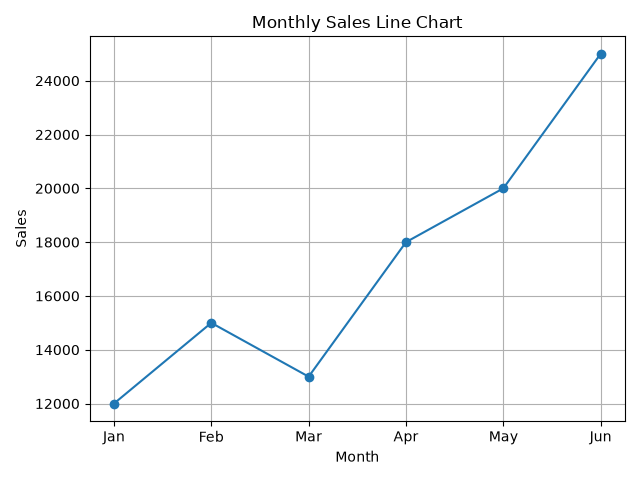

Write Python code to recreate this figure.
import pandas as pd
import matplotlib.pyplot as plt


# Sample monthly sales data
data = {
    'Month': ['Jan', 'Feb', 'Mar', 'Apr', 'May', 'Jun'],
    'Sales': [12000, 15000, 13000, 18000, 20000, 25000]
}


df = pd.DataFrame(data)


# Create line chart
plt.plot(df['Month'], df['Sales'], marker='o')


plt.title('Monthly Sales Line Chart')
plt.xlabel('Month')
plt.ylabel('Sales')


plt.grid(True)
plt.tight_layout()


# Save chart
plt.savefig('monthly_sales.png')


# Display chart
plt.show()
